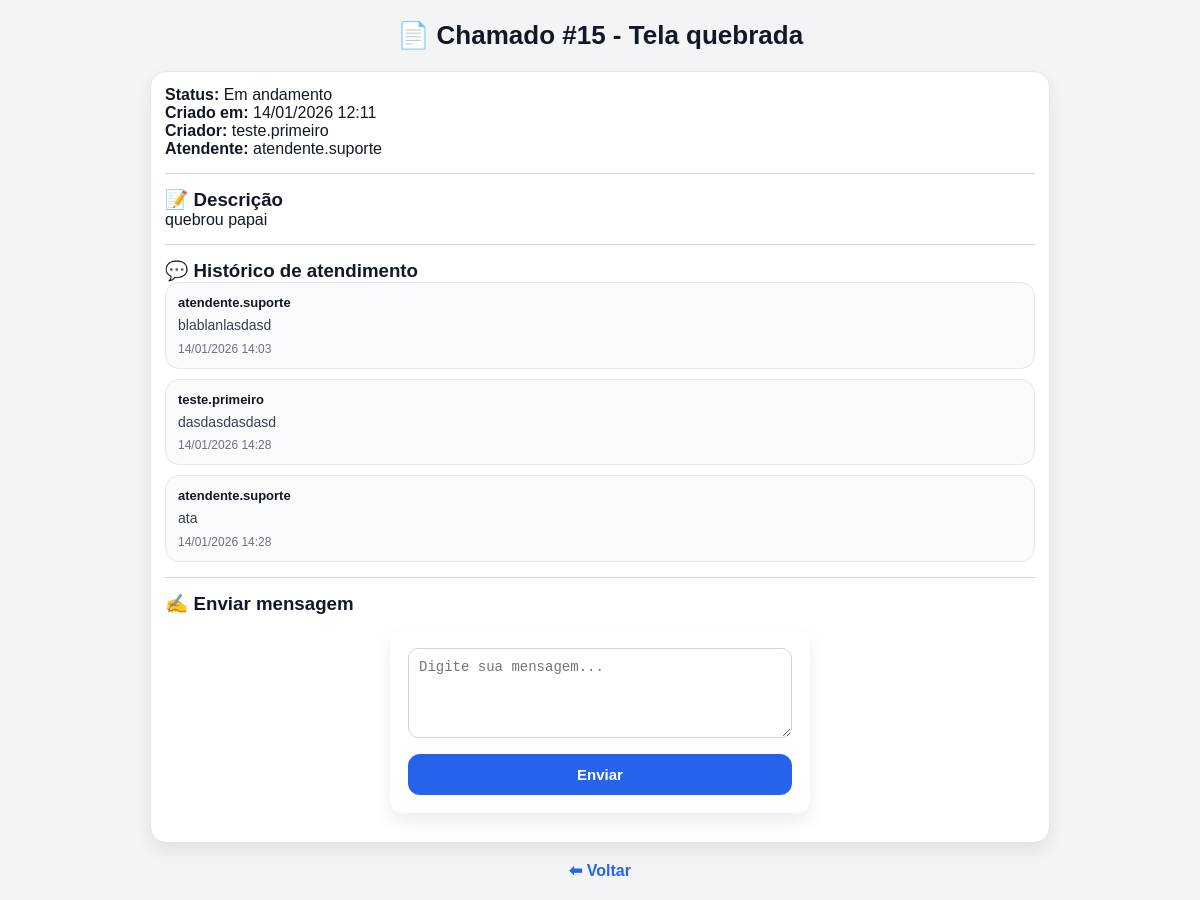
Screenshot of /ticket/15 (signed in) with the database file from the repository.
### tables this page shows
CREATE TABLE tickets (
    id INTEGER PRIMARY KEY AUTOINCREMENT, -- ID único do chamado (auto incremento)

    titulo TEXT NOT NULL,                 -- Título do chamado
    descricao TEXT NOT NULL,              -- Descrição do problema

    status TEXT NOT NULL,                 -- Status do ticket: Aberto | Em andamento | Fechado

    user_id INTEGER NOT NULL,             -- ID do usuário que criou o chamado

    attendant_id INTEGER,                 -- ID do atendente responsável (pode ser NULL)

    created_at TEXT NOT NULL,             -- Data/hora de criação do chamado

    started_at TEXT,                      -- Data/hora de início do atendimento (pode ser NULL)
    closed_at TEXT,                       -- Data/hora de fechamento (pode ser NULL)

    is_hidden INTEGER NOT NULL,           -- 0 = visível | 1 = oculto (soft delete)

    hidden_by INTEGER,                    -- ID de quem ocultou (atendente/admin)
    hidden_at TEXT                        -- Data/hora que foi ocultado
, last_status_at TEXT, last_status_by INTEGER, last_comment_at TEXT, last_comment_by INTEGER, user_seen_at TEXT, attendant_seen_at TEXT, admin_seen_at TEXT, user_seen_comment_id INTEGER, attendant_seen_comment_id INTEGER, admin_seen_comment_id INTEGER, user_seen_status_at TEXT, attendant_seen_status_at TEXT, admin_seen_status_at TEXT);

CREATE TABLE users (
    id INTEGER PRIMARY KEY AUTOINCREMENT,
    username TEXT NOT NULL UNIQUE,
    email TEXT,
    senha TEXT NOT NULL,
    is_admin INTEGER NOT NULL
);

CREATE TABLE ticket_comments (
    id INTEGER PRIMARY KEY AUTOINCREMENT,
    ticket_id INTEGER NOT NULL,
    user_id INTEGER NOT NULL,
    comment TEXT NOT NULL,
    created_at TEXT NOT NULL
);

### app.py (the view, shortened to what this page needs)
@app.route('/ticket/<int:ticket_id>')
def ticket_detail(ticket_id):
    if 'user_id' not in session:
        return redirect(url_for('login'))
    nivel = session.get('nivel')
    conn = get_db_connection()
    cursor = conn.cursor()
    cursor.execute("""
        SELECT
            tickets.id,
            tickets.status,
            tickets.is_hidden,
            tickets.user_id,
            tickets.attendant_id,
            attendant.username AS attendant_name
        FROM tickets
        LEFT JOIN users AS attendant ON tickets.attendant_id = attendant.id
        WHERE tickets.id = ?
    """, (ticket_id,))
    info = cursor.fetchone()
    if not info:
        conn.close()
        flash(f"Chamado Nº: {ticket_id} não encontrado.", "error")
        return redirect(url_for('dashboard'))
    if info["is_hidden"] == 1 and nivel != 2:
        conn.close()
        flash(f"Chamado Nº: {ticket_id} não encontrado.", "error")
        return redirect(url_for('dashboard'))
    ticket = None
    if nivel == 2:
        cursor.execute("""
            SELECT
                tickets.id,
                tickets.titulo,
                tickets.descricao,
                tickets.status,
                tickets.created_at,
                tickets.started_at,
                tickets.closed_at,
                tickets.is_hidden,
                creator.username AS creator_username,
                attendant.username AS attendant_username,
                hider.username AS hider_username,
                tickets.hidden_at
            FROM tickets
            JOIN users AS creator ON tickets.user_id = creator.id
            LEFT JOIN users AS attendant ON tickets.attendant_id = attendant.id
            LEFT JOIN users AS hider ON tickets.hidden_by = hider.id
            WHERE tickets.id = ?
        """, (ticket_id,))
        ticket = cursor.fetchone()
    elif nivel == 0:
        cursor.execute("""
            SELECT
                tickets.id,
                tickets.titulo,
                tickets.descricao,
                tickets.status,
                tickets.created_at,
                tickets.started_at,
                tickets.closed_at,
                tickets.is_hidden,
                creator.username AS creator_username,
                attendant.username AS attendant_username,
                hider.username AS hider_username,
                tickets.hidden_at
            FROM tickets
            JOIN users AS creator ON tickets.user_id = creator.id
            LEFT JOIN users AS attendant ON tickets.attendant_id = attendant.id
            LEFT JOIN users AS hider ON tickets.hidden_by = hider.id
            WHERE tickets.id = ?
              AND tickets.user_id = ?
              AND tickets.is_hidden = 0
        """, (ticket_id, session['user_id']))
        ticket = cursor.fetchone()
    if not ticket:
        conn.close()
        flash(f"Chamado Nº: {ticket_id} não encontrado.", "error")
        return redirect(url_for('dashboard'))
    cursor.execute("""
        SELECT
            tc.id,
            tc.comment,
            tc.created_at,
            u.username AS author
        FROM ticket_comments tc
        JOIN users u ON tc.user_id = u.id
        WHERE tc.ticket_id = ?
        ORDER BY tc.id ASC
    """, (ticket_id,))
    comments = cursor.fetchall()
    conn.close()
    marcar_ticket_como_visto(ticket_id)
    return render_template('ticket_detail.html', ticket=ticket, comments=comments)

### app.py (called while the page is built)
def get_db_connection():
    conn = sqlite3.connect('database.db')
    conn.row_factory = sqlite3.Row
    return conn

def now_str():
    return datetime.now().strftime('%d/%m/%Y %H:%M')

def get_seen_comment_col():
    nivel = session.get("nivel")
    if nivel == 0:
        return "user_seen_comment_id"
    if nivel == 1:
        return "attendant_seen_comment_id"
    return "admin_seen_comment_id"

def get_seen_status_col():
    nivel = session.get("nivel")
    if nivel == 0:
        return "user_seen_status_at"
    if nivel == 1:
        return "attendant_seen_status_at"
    return "admin_seen_status_at"

def marcar_ticket_como_visto(ticket_id):
    if "user_id" not in session:
        return
    seen_comment_col = get_seen_comment_col()
    seen_status_col = get_seen_status_col()
    conn = get_db_connection()
    cursor = conn.cursor()
    cursor.execute("""
        SELECT id
        FROM ticket_comments
        WHERE ticket_id = ?
        ORDER BY id DESC
        LIMIT 1
    """, (ticket_id,))
    last_comment = cursor.fetchone()
    last_comment_id = last_comment["id"] if last_comment else 0
    cursor.execute(f"""
        UPDATE tickets
        SET {seen_comment_col} = ?,
            {seen_status_col} = ?
        WHERE id = ?
    """, (last_comment_id, now_str(), ticket_id))
    conn.commit()
    conn.close()

### templates/ticket_detail.html (shortened to what this page needs)
{% extends "base.html" %}
{% block content %}
<h1>📄 Chamado #{{ ticket.id }} - {{ ticket.titulo }}</h1>
<div class="chat-box">
    <p><strong>Status:</strong> {{ ticket.status }}</p>
    <p><strong>Criado em:</strong> {{ ticket.created_at }}</p>
    <p><strong>Criador:</strong> {{ ticket.creator_username }}</p>
    <p><strong>Atendente:</strong> {{ ticket.attendant_username or "—" }}</p>
    <hr>
    <h3>📝 Descrição</h3>
    <p>{{ ticket.descricao }}</p>
    <hr>
    <h3>💬 Histórico de atendimento</h3>
    {% if comments %}
        {% for c in comments %}
            <div class="chat-message">
                <div class="chat-author">{{ c.author }}</div>
                <div class="chat-text">{{ c.comment }}</div>
                <div class="chat-date">{{ c.created_at }}</div>
            </div>
        {% endfor %}
    {% else %}
        <p class="vazio">Nenhuma mensagem ainda.</p>
    {% endif %}
    <hr>
    <h3>✍️ Enviar mensagem</h3>
    <form action="{{ url_for('add_comment', ticket_id=ticket.id) }}" method="post">
        <textarea name="comment" placeholder="Digite sua mensagem..." required></textarea>
        <button type="submit">Enviar</button>
    </form>
</div>
<br>
<div style="text-align:center;">
    <a href="{{ url_for('dashboard') }}">⬅ Voltar</a>
</div>
{% endblock %}

### static/style.css (style rules this page uses)
* { margin: 0; padding: 0; box-sizing: border-box; }
body { font-family: Arial, Helvetica, sans-serif; background: #f3f4f6; color: #111827; padding: 20px; }
h1 { text-align: center; margin-bottom: 20px; font-size: 26px; }
a { color: #2563eb; text-decoration: none; font-weight: bold; }
hr { margin: 15px 0; border: none; border-top: 1px solid #d1d5db; }
form { background-color: #ffffff; width: 100%; max-width: 420px; margin: 15px auto; padding: 18px; border-radius: 12px; box-shadow: 0 8px 18px rgba(0,0,0,0.08); }
textarea { width: 100%; padding: 10px; resize: vertical; border-radius: 10px; border: 1px solid #d1d5db; outline: none; font-size: 14px; min-height: 90px; margin-bottom: 12px; }
button { width: 100%; padding: 12px; background-color: #2563eb; color: white; border: none; cursor: pointer; border-radius: 12px; font-size: 15px; font-weight: bold; transition: 0.2s; }
.chat-box { width: 100%; max-width: 900px; margin: 0 auto; background: #ffffff; border-radius: 16px; padding: 14px; box-shadow: 0 8px 18px rgba(0,0,0,0.08); border: 1px solid #e5e7eb; }
.chat-message { background: #f9fafb; border-radius: 14px; padding: 12px; margin-bottom: 10px; border: 1px solid #e5e7eb; }
.chat-author { font-weight: bold; margin-bottom: 6px; color: #111827; font-size: 13px; }
.chat-text { margin-bottom: 6px; color: #374151; font-size: 14px; line-height: 1.4; }
.chat-date { font-size: 12px; color: #6b7280; }

### rows the page displays
tickets: id "15", titulo "Tela quebrada", status "Em andamento", created_at "14/01/2026 12:11", descricao "quebrou papai"
users: creator_username "teste.primeiro"
users: username "atendente.suporte"
ticket_comments: author "atendente.suporte", comment "blablanlasdasd", created_at "14/01/2026 14:03"
ticket_comments: author "teste.primeiro", comment "dasdasdasdasd", created_at "14/01/2026 14:28"
ticket_comments: author "atendente.suporte", comment "ata", created_at "14/01/2026 14:28"
